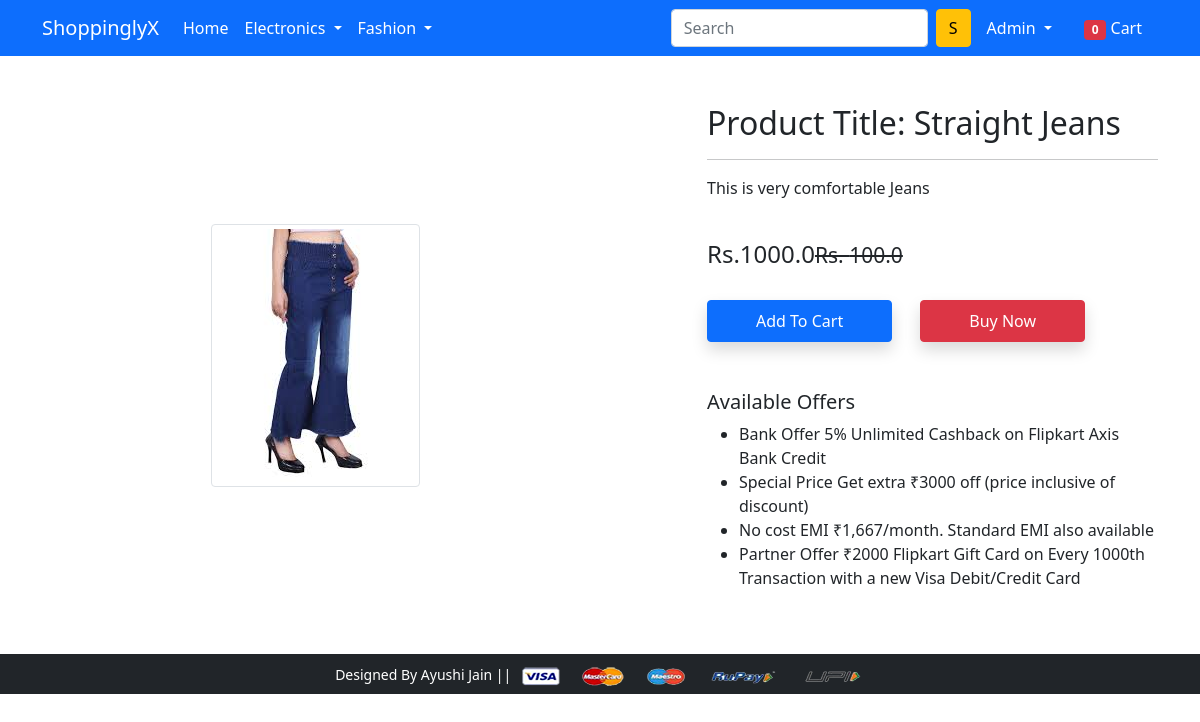
Page /product-detail/1 (signed in) on the committed database.
### app/models.py (models this page shows, shortened)
class Product(models.Model):
    title=models.CharField(max_length=100)
    selling_price=models.FloatField()
    discounted_price=models.FloatField()
    description=models.TextField()
    brand=models.CharField(max_length=100)
    category=models.CharField(choices=CATEGORY_CHOICES,max_length=2)
    product_image=models.ImageField(upload_to='productimg')

### app/views.py (the view)
# urls.py: path('product-detail/<int:pk>', views.ProductDetailView.as_view(), name='product-detail'),
class ProductDetailView(View):
    totalitem=0
    def get(self,request,pk):
        product=Product.objects.get(pk=pk)
        item_already_in_cart=False
        if request.user.is_authenticated:
            totalitem=len(Cart.objects.filter(user=request.user))
            item_already_in_cart=Cart.objects.filter(Q(product=product.id)& Q(user=request.user)).exists()
        return render(request, 'app/productdetail.html',{'product':product,'item_already_in_cart':item_already_in_cart,'totalitem':totalitem})

### app/templates/app/productdetail.html (shortened to what this page needs)
{% extends 'app/base.html' %}
{% load static %}
{% block main-content %}
<div class="container my-5">
 <div class="row">
  <div class="col-sm-6 text-center align-self-center">
   <img src="{{product.product_image.url}}" alt="" class="img-fluid img-thumbnail">
  </div>
  <div class="col-sm-5 offset-sm-1">
   <h2>Product Title: {{product.title}}</h2>
   <hr>
   <p>{{product.description}}</p> <br>
   <h4>Rs.{{product.selling_price}}<small class="fw-light text-decoration-line-through">Rs. {{product.discounted_price}}</small></h4> <br>
{% if  request.user.is_authenticated %}
   {% if item_already_in_cart %}
   <a href="{% url 'showcart' %}" class="btn btn-warning shadow px-5 py-2 ms-4">Go to Cart</a>
   {% else %}
   <form action="/add-to-cart" class="d-inline">
    <button type="submit" class="btn btn-primary shadow px-5 py-2">Add To Cart</button>
   </form>
   {% endif %}
   {% endif %}
   <a href="{% url 'checkout' %}" class="btn btn-danger shadow px-5 py-2 ms-4">Buy Now</a>
   <h5 class="mt-5">Available Offers</h5>
   <ul>
    <li>Bank Offer 5% Unlimited Cashback on Flipkart Axis Bank Credit</li>
    <li>Special Price Get extra ₹3000 off (price inclusive of discount)</li>
    <li>No cost EMI ₹1,667/month. Standard EMI also available</li>
    <li>Partner Offer ₹2000 Flipkart Gift Card on Every 1000th Transaction with a new Visa Debit/Credit Card</li>
   </ul>
  </div>
 </div>
</div>
{% endblock main-content %}

### app/templates/app/base.html (shortened to what this page needs)
<!doctype html>
{% load static %}
<html lang="en">
  <head>
    <link href="https://cdn.jsdelivr.net/npm/bootstrap@5.0.0-beta1/dist/css/bootstrap.min.css" rel="stylesheet">
    <link rel="stylesheet" href="{% static 'app/css/owl.carousel.min.css' %}">
    <link rel="stylesheet" href="{% static 'app/css/all.min.css' %}">
    <link rel="stylesheet" href="{% static 'app/css/style.css' %}">
  </head>
  <body>
    <nav class="navbar navbar-expand-lg navbar-dark bg-primary">
     <div class="container">
       <a class="navbar-brand" href="/">ShoppinglyX</a>
       <div class="collapse navbar-collapse" id="navbarSupportedContent">
         <ul class="navbar-nav me-auto mb-2 mb-lg-0">
           <li class="nav-item">
             <a class="nav-link active" aria-current="page" href="/">Home</a>
           </li>
           <li class="nav-item dropdown">
             <a class="nav-link dropdown-toggle text-white" href="#" id="electronicsDropdown" role="button" data-bs-toggle="dropdown" aria-expanded="false">
               Electronics
             </a>
           </li>
           <li class="nav-item dropdown">
             <a class="nav-link dropdown-toggle text-white" href="#" id="fashionDropdown" role="button" data-bs-toggle="dropdown" aria-expanded="false">
               Fashion
             </a>
           </li>
         </ul>
         <form class="d-flex">
           <input class="form-control me-2" type="search" placeholder="Search" aria-label="Search">
           <button class="btn btn-warning" type="submit">S</button>
         </form>
         <div>
          <ul class="navbar-nav me-auto mb-2 mb-lg-0">
            {% if request.user.is_authenticated %}
           <li class="nav-item dropdown mx-2">
              <a class="nav-link dropdown-toggle text-white" href="#" id="profileDropdown" role="button" data-bs-toggle="dropdown" aria-expanded="false">
              <span class="text-capitalize">{{request.user}}</span>
              </a>
            </li>
            <li class="nav-item mx-2">
             <a href="{% url 'showcart' %}" class="nav-link text-white"><span class="badge bg-danger">{{totalitem}}</span> Cart </a>
            </li>
          {% endif %}
          </ul>
         </div>
       </div>
     </div>
    </nav>
    {% block main-content %} {% endblock main-content %}
    <footer class="container-fluid bg-dark text-center p-2 mt-5">
        <small class="text-white"> Designed By Ayushi Jain || </small>
        <img src="{% static 'app/images/payment.png' %}" alt="" srcset="" class="img-fluid" height="2px">
    </footer>
  </body>
</html>

### rows in the picture
Product: product_image (picture), title "Straight Jeans", description "This is very comfortable Jeans", selling_price "1000.0", discounted_price "100.0"

### other values in the picture
{{ request.user }} "Admin"
{{ totalitem }} "0"
